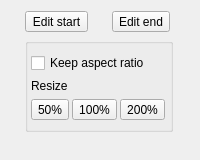
         <widget class="QWidget" name="tab">
          <attribute name="title">
           <string>Animation</string>
          </attribute>
          <layout class="QGridLayout" name="gridLayout_6">
           <item row="0" column="0">
            <widget class="QToolButton" name="anim_start">
             <property name="text">
              <string>Edit start</string>
             </property>
             <property name="checkable">
              <bool>true</bool>
             </property>
            </widget>
           </item>
           <item row="0" column="1">
            <widget class="QToolButton" name="anim_end">
             <property name="text">
              <string>Edit end</string>
             </property>
             <property name="checkable">
              <bool>true</bool>
             </property>
            </widget>
           </item>
           <item row="1" column="0" colspan="2">
            <widget class="QGroupBox" name="align_box">
             <property name="title">
              <string/>
             </property>
             <layout class="QGridLayout" name="gridLayout_8">
              <property name="leftMargin">
               <number>0</number>
              </property>
              <property name="rightMargin">
               <number>0</number>
              </property>
              <property name="horizontalSpacing">
               <number>0</number>
              </property>
              <item row="1" column="0">
               <widget class="QLabel" name="label_7">
                <property name="text">
                 <string>Resize</string>
                </property>
               </widget>
              </item>
              <item row="2" column="0">
               <widget class="QToolButton" name="resize50">
                <property name="text">
                 <string>50%</string>
                </property>
               </widget>
              </item>
              <item row="2" column="1">
               <widget class="QToolButton" name="resize100">
                <property name="text">
                 <string>100%</string>
                </property>
               </widget>
              </item>
              <item row="2" column="2">
               <widget class="QToolButton" name="resize200">
                <property name="text">
                 <string>200%</string>
                </property>
               </widget>
              </item>
              <item row="0" column="0" colspan="3">
               <widget class="QCheckBox" name="keep_aspect">
                <property name="text">
                 <string>Keep aspect ratio</string>
                </property>
               </widget>
              </item>
             </layout>
            </widget>
           </item>
           <item row="2" column="0" colspan="2">
            <spacer name="verticalSpacer">
             <property name="orientation">
              <enum>Qt::Vertical</enum>
             </property>
             <property name="sizeHint" stdset="0">
              <size>
               <width>20</width>
               <height>17</height>
              </size>
             </property>
            </spacer>
           </item>
          </layout>
         </widget>
